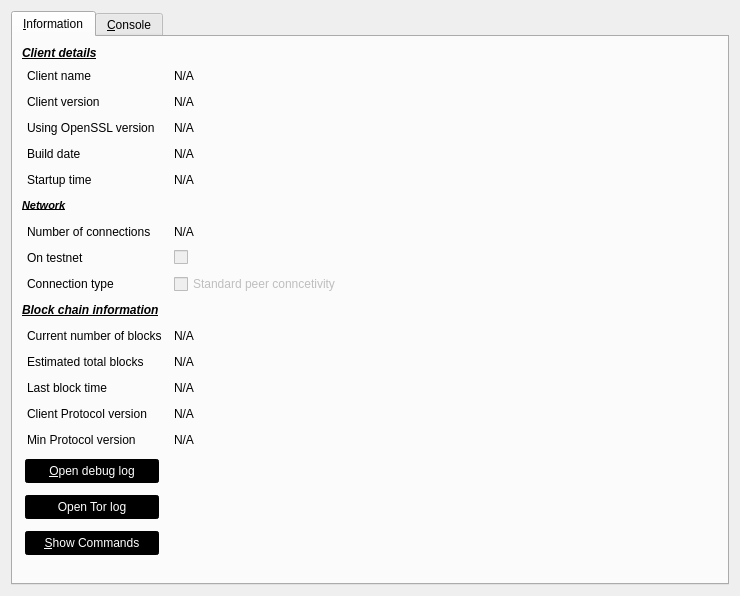
<?xml version="1.0" encoding="UTF-8"?>
<ui version="4.0">
 <class>RPCConsole</class>
 <widget class="QDialog" name="RPCConsole">
  <property name="geometry">
   <rect>
    <x>0</x>
    <y>0</y>
    <width>740</width>
    <height>596</height>
   </rect>
  </property>
  <property name="windowTitle">
   <string>CypertsCoin - Debug window</string>
  </property>
  <property name="styleSheet">
   <string notr="true">QPushButton, QToolButton {
        border: 2px solid #000000;
        border-radius: 3px;
        background-color: #000000;
        color: white;
        padding: 3px;
        margin: 3px;
}

QPushButton:checked, QToolButton:checked {
        color: #AEC6CF;
}

QPushButton:pressed, QToolButton:pressed {
        border-color: #AEC6CF;
        color: #AEC6CF;
}

QPushButton:disabled, QToolButton:disabled {
        color: #444;
        background-color: #222222;
}</string>
  </property>
  <layout class="QVBoxLayout" name="verticalLayout_2">
   <item>
    <widget class="QTabWidget" name="tabWidget">
     <property name="currentIndex">
      <number>0</number>
     </property>
     <widget class="QWidget" name="tab_info">
      <attribute name="title">
       <string>&amp;Information</string>
      </attribute>
      <layout class="QGridLayout" name="gridLayout" columnstretch="0,0,0,0,0">
       <property name="horizontalSpacing">
        <number>12</number>
       </property>
       <item row="15" column="3">
        <spacer name="horizontalSpacer_15">
         <property name="orientation">
          <enum>Qt::Horizontal</enum>
         </property>
         <property name="sizeHint" stdset="0">
          <size>
           <width>40</width>
           <height>20</height>
          </size>
         </property>
        </spacer>
       </item>
       <item row="18" column="0">
        <widget class="QPushButton" name="openTorLogfileButton">
         <property name="text">
          <string>Open Tor log</string>
         </property>
        </widget>
       </item>
       <item row="20" column="0">
        <widget class="QPushButton" name="showCLOptionsButton">
         <property name="toolTip">
          <string>Show the CypertsCoin-Qt help message to get a list with possible CypertsCoin command-line options.</string>
         </property>
         <property name="text">
          <string>&amp;Show Commands</string>
         </property>
         <property name="autoDefault">
          <bool>false</bool>
         </property>
        </widget>
       </item>
       <item row="15" column="0">
        <widget class="QLabel" name="label_15">
         <property name="text">
          <string>Min Protocol version</string>
         </property>
         <property name="indent">
          <number>5</number>
         </property>
        </widget>
       </item>
       <item row="6" column="0">
        <widget class="QLabel" name="label_11">
         <property name="font">
          <font>
           <pointsize>8</pointsize>
           <weight>50</weight>
           <bold>false</bold>
          </font>
         </property>
         <property name="text">
          <string>&lt;html&gt;&lt;head/&gt;&lt;body&gt;&lt;p&gt;&lt;span style=&quot; font-weight:600; font-style:italic; text-decoration: underline;&quot;&gt;Network&lt;/span&gt;&lt;/p&gt;&lt;/body&gt;&lt;/html&gt;</string>
         </property>
        </widget>
       </item>
       <item row="21" column="0">
        <spacer name="verticalSpacer">
         <property name="orientation">
          <enum>Qt::Vertical</enum>
         </property>
         <property name="sizeHint" stdset="0">
          <size>
           <width>20</width>
           <height>40</height>
          </size>
         </property>
        </spacer>
       </item>
       <item row="1" column="0">
        <widget class="QLabel" name="label_5">
         <property name="text">
          <string>Client name</string>
         </property>
         <property name="margin">
          <number>0</number>
         </property>
         <property name="indent">
          <number>5</number>
         </property>
        </widget>
       </item>
       <item row="13" column="0">
        <widget class="QLabel" name="label_2">
         <property name="text">
          <string>Last block time</string>
         </property>
         <property name="indent">
          <number>5</number>
         </property>
        </widget>
       </item>
       <item row="5" column="0">
        <widget class="QLabel" name="label_13">
         <property name="text">
          <string>Startup time</string>
         </property>
         <property name="indent">
          <number>5</number>
         </property>
        </widget>
       </item>
       <item row="10" column="0">
        <widget class="QLabel" name="label_10">
         <property name="font">
          <font>
           <weight>50</weight>
           <bold>false</bold>
          </font>
         </property>
         <property name="text">
          <string>&lt;html&gt;&lt;head/&gt;&lt;body&gt;&lt;p&gt;&lt;span style=&quot; font-weight:600; font-style:italic; text-decoration: underline;&quot;&gt;Block chain information&lt;/span&gt;&lt;/p&gt;&lt;/body&gt;&lt;/html&gt;</string>
         </property>
        </widget>
       </item>
       <item row="14" column="2">
        <widget class="QLabel" name="protocol_version">
         <property name="text">
          <string>N/A</string>
         </property>
        </widget>
       </item>
       <item row="20" column="3">
        <spacer name="horizontalSpacer_18">
         <property name="orientation">
          <enum>Qt::Horizontal</enum>
         </property>
         <property name="sizeHint" stdset="0">
          <size>
           <width>40</width>
           <height>20</height>
          </size>
         </property>
        </spacer>
       </item>
       <item row="4" column="3">
        <spacer name="horizontalSpacer">
         <property name="orientation">
          <enum>Qt::Horizontal</enum>
         </property>
         <property name="sizeHint" stdset="0">
          <size>
           <width>40</width>
           <height>20</height>
          </size>
         </property>
        </spacer>
       </item>
       <item row="14" column="3">
        <spacer name="horizontalSpacer_17">
         <property name="orientation">
          <enum>Qt::Horizontal</enum>
         </property>
         <property name="sizeHint" stdset="0">
          <size>
           <width>40</width>
           <height>20</height>
          </size>
         </property>
        </spacer>
       </item>
       <item row="12" column="2">
        <widget class="QLabel" name="totalBlocks">
         <property name="cursor">
          <cursorShape>IBeamCursor</cursorShape>
         </property>
         <property name="text">
          <string>N/A</string>
         </property>
         <property name="textFormat">
          <enum>Qt::PlainText</enum>
         </property>
         <property name="textInteractionFlags">
          <set>Qt::LinksAccessibleByMouse|Qt::TextSelectableByKeyboard|Qt::TextSelectableByMouse</set>
         </property>
        </widget>
       </item>
       <item row="6" column="3">
        <spacer name="horizontalSpacer_6">
         <property name="orientation">
          <enum>Qt::Horizontal</enum>
         </property>
         <property name="sizeHint" stdset="0">
          <size>
           <width>40</width>
           <height>20</height>
          </size>
         </property>
        </spacer>
       </item>
       <item row="5" column="2">
        <widget class="QLabel" name="startupTime">
         <property name="cursor">
          <cursorShape>IBeamCursor</cursorShape>
         </property>
         <property name="text">
          <string>N/A</string>
         </property>
         <property name="textFormat">
          <enum>Qt::PlainText</enum>
         </property>
         <property name="textInteractionFlags">
          <set>Qt::LinksAccessibleByMouse|Qt::TextSelectableByKeyboard|Qt::TextSelectableByMouse</set>
         </property>
        </widget>
       </item>
       <item row="14" column="0">
        <widget class="QLabel" name="lbl_PROTOCOL_VERSION">
         <property name="text">
          <string>Client Protocol version</string>
         </property>
         <property name="indent">
          <number>5</number>
         </property>
        </widget>
       </item>
       <item row="3" column="0">
        <widget class="QLabel" name="label_14">
         <property name="text">
          <string>Using OpenSSL version</string>
         </property>
         <property name="indent">
          <number>5</number>
         </property>
        </widget>
       </item>
       <item row="9" column="0">
        <widget class="QLabel" name="label_18">
         <property name="text">
          <string>Connection type</string>
         </property>
         <property name="indent">
          <number>5</number>
         </property>
        </widget>
       </item>
       <item row="11" column="0">
        <widget class="QLabel" name="label_3">
         <property name="text">
          <string>Current number of blocks</string>
         </property>
         <property name="indent">
          <number>5</number>
         </property>
        </widget>
       </item>
       <item row="8" column="2">
        <widget class="QCheckBox" name="isTestNet">
         <property name="enabled">
          <bool>false</bool>
         </property>
         <property name="minimumSize">
          <size>
           <width>338</width>
           <height>0</height>
          </size>
         </property>
         <property name="text">
          <string/>
         </property>
        </widget>
       </item>
       <item row="11" column="2">
        <widget class="QLabel" name="numberOfBlocks">
         <property name="cursor">
          <cursorShape>IBeamCursor</cursorShape>
         </property>
         <property name="text">
          <string>N/A</string>
         </property>
         <property name="textFormat">
          <enum>Qt::PlainText</enum>
         </property>
         <property name="textInteractionFlags">
          <set>Qt::LinksAccessibleByMouse|Qt::TextSelectableByKeyboard|Qt::TextSelectableByMouse</set>
         </property>
        </widget>
       </item>
       <item row="7" column="2">
        <widget class="QLabel" name="numberOfConnections">
         <property name="cursor">
          <cursorShape>IBeamCursor</cursorShape>
         </property>
         <property name="text">
          <string>N/A</string>
         </property>
         <property name="textFormat">
          <enum>Qt::PlainText</enum>
         </property>
         <property name="textInteractionFlags">
          <set>Qt::LinksAccessibleByMouse|Qt::TextSelectableByKeyboard|Qt::TextSelectableByMouse</set>
         </property>
        </widget>
       </item>
       <item row="3" column="2">
        <widget class="QLabel" name="openSSLVersion">
         <property name="cursor">
          <cursorShape>IBeamCursor</cursorShape>
         </property>
         <property name="text">
          <string>N/A</string>
         </property>
         <property name="textFormat">
          <enum>Qt::PlainText</enum>
         </property>
         <property name="textInteractionFlags">
          <set>Qt::LinksAccessibleByMouse|Qt::TextSelectableByKeyboard|Qt::TextSelectableByMouse</set>
         </property>
        </widget>
       </item>
       <item row="11" column="3">
        <spacer name="horizontalSpacer_10">
         <property name="orientation">
          <enum>Qt::Horizontal</enum>
         </property>
         <property name="sizeHint" stdset="0">
          <size>
           <width>40</width>
           <height>20</height>
          </size>
         </property>
        </spacer>
       </item>
       <item row="8" column="3">
        <spacer name="horizontalSpacer_8">
         <property name="orientation">
          <enum>Qt::Horizontal</enum>
         </property>
         <property name="sizeHint" stdset="0">
          <size>
           <width>40</width>
           <height>20</height>
          </size>
         </property>
        </spacer>
       </item>
       <item row="9" column="3">
        <spacer name="horizontalSpacer_16">
         <property name="orientation">
          <enum>Qt::Horizontal</enum>
         </property>
         <property name="sizeHint" stdset="0">
          <size>
           <width>40</width>
           <height>20</height>
          </size>
         </property>
        </spacer>
       </item>
       <item row="3" column="3">
        <spacer name="horizontalSpacer_4">
         <property name="orientation">
          <enum>Qt::Horizontal</enum>
         </property>
         <property name="sizeHint" stdset="0">
          <size>
           <width>40</width>
           <height>20</height>
          </size>
         </property>
        </spacer>
       </item>
       <item row="8" column="0">
        <widget class="QLabel" name="label_8">
         <property name="text">
          <string>On testnet</string>
         </property>
         <property name="indent">
          <number>5</number>
         </property>
        </widget>
       </item>
       <item row="0" column="0">
        <widget class="QLabel" name="label_9">
         <property name="font">
          <font>
           <weight>50</weight>
           <bold>false</bold>
          </font>
         </property>
         <property name="text">
          <string>&lt;html&gt;&lt;head/&gt;&lt;body&gt;&lt;p&gt;&lt;span style=&quot; font-weight:600; font-style:italic; text-decoration: underline;&quot;&gt;Client details&lt;/span&gt;&lt;/p&gt;&lt;/body&gt;&lt;/html&gt;</string>
         </property>
        </widget>
       </item>
       <item row="1" column="2">
        <widget class="QLabel" name="clientName">
         <property name="cursor">
          <cursorShape>IBeamCursor</cursorShape>
         </property>
         <property name="text">
          <string>N/A</string>
         </property>
         <property name="textFormat">
          <enum>Qt::PlainText</enum>
         </property>
         <property name="textInteractionFlags">
          <set>Qt::LinksAccessibleByMouse|Qt::TextSelectableByKeyboard|Qt::TextSelectableByMouse</set>
         </property>
        </widget>
       </item>
       <item row="7" column="0">
        <widget class="QLabel" name="label_7">
         <property name="text">
          <string>Number of connections</string>
         </property>
         <property name="indent">
          <number>5</number>
         </property>
        </widget>
       </item>
       <item row="4" column="2">
        <widget class="QLabel" name="buildDate">
         <property name="cursor">
          <cursorShape>IBeamCursor</cursorShape>
         </property>
         <property name="text">
          <string>N/A</string>
         </property>
         <property name="textFormat">
          <enum>Qt::PlainText</enum>
         </property>
         <property name="textInteractionFlags">
          <set>Qt::LinksAccessibleByMouse|Qt::TextSelectableByKeyboard|Qt::TextSelectableByMouse</set>
         </property>
        </widget>
       </item>
       <item row="2" column="2">
        <widget class="QLabel" name="clientVersion">
         <property name="cursor">
          <cursorShape>IBeamCursor</cursorShape>
         </property>
         <property name="text">
          <string>N/A</string>
         </property>
         <property name="textFormat">
          <enum>Qt::PlainText</enum>
         </property>
         <property name="textInteractionFlags">
          <set>Qt::LinksAccessibleByMouse|Qt::TextSelectableByKeyboard|Qt::TextSelectableByMouse</set>
         </property>
        </widget>
       </item>
       <item row="12" column="0">
        <widget class="QLabel" name="label_4">
         <property name="text">
          <string>Estimated total blocks</string>
         </property>
         <property name="indent">
          <number>5</number>
         </property>
        </widget>
       </item>
       <item row="4" column="0">
        <widget class="QLabel" name="label_12">
         <property name="text">
          <string>Build date</string>
         </property>
         <property name="indent">
          <number>5</number>
         </property>
        </widget>
       </item>
       <item row="2" column="4" rowspan="2">
        <widget class="QLabel" name="labelTorLogo">
         <property name="enabled">
          <bool>false</bool>
         </property>
         <property name="maximumSize">
          <size>
           <width>50</width>
           <height>50</height>
          </size>
         </property>
         <property name="text">
          <string/>
         </property>
         <property name="pixmap">
          <pixmap resource="../bitcoin.qrc">:/images/tor_logo</pixmap>
         </property>
         <property name="scaledContents">
          <bool>true</bool>
         </property>
        </widget>
       </item>
       <item row="16" column="0">
        <spacer name="verticalSpacer_2">
         <property name="orientation">
          <enum>Qt::Vertical</enum>
         </property>
         <property name="sizeHint" stdset="0">
          <size>
           <width>20</width>
           <height>20</height>
          </size>
         </property>
        </spacer>
       </item>
       <item row="7" column="3">
        <spacer name="horizontalSpacer_7">
         <property name="orientation">
          <enum>Qt::Horizontal</enum>
         </property>
         <property name="sizeHint" stdset="0">
          <size>
           <width>40</width>
           <height>20</height>
          </size>
         </property>
        </spacer>
       </item>
       <item row="10" column="3">
        <spacer name="horizontalSpacer_9">
         <property name="orientation">
          <enum>Qt::Horizontal</enum>
         </property>
         <property name="sizeHint" stdset="0">
          <size>
           <width>40</width>
           <height>20</height>
          </size>
         </property>
        </spacer>
       </item>
       <item row="17" column="3">
        <spacer name="horizontalSpacer_13">
         <property name="orientation">
          <enum>Qt::Horizontal</enum>
         </property>
         <property name="sizeHint" stdset="0">
          <size>
           <width>40</width>
           <height>20</height>
          </size>
         </property>
        </spacer>
       </item>
       <item row="2" column="0">
        <widget class="QLabel" name="label_6">
         <property name="text">
          <string>Client version</string>
         </property>
         <property name="indent">
          <number>5</number>
         </property>
        </widget>
       </item>
       <item row="2" column="3">
        <spacer name="horizontalSpacer_3">
         <property name="orientation">
          <enum>Qt::Horizontal</enum>
         </property>
         <property name="sizeHint" stdset="0">
          <size>
           <width>40</width>
           <height>20</height>
          </size>
         </property>
        </spacer>
       </item>
       <item row="1" column="3">
        <spacer name="horizontalSpacer_2">
         <property name="orientation">
          <enum>Qt::Horizontal</enum>
         </property>
         <property name="sizeHint" stdset="0">
          <size>
           <width>40</width>
           <height>20</height>
          </size>
         </property>
        </spacer>
       </item>
       <item row="13" column="2">
        <widget class="QLabel" name="lastBlockTime">
         <property name="cursor">
          <cursorShape>IBeamCursor</cursorShape>
         </property>
         <property name="text">
          <string>N/A</string>
         </property>
         <property name="textFormat">
          <enum>Qt::PlainText</enum>
         </property>
         <property name="textInteractionFlags">
          <set>Qt::LinksAccessibleByMouse|Qt::TextSelectableByKeyboard|Qt::TextSelectableByMouse</set>
         </property>
        </widget>
       </item>
       <item row="17" column="0">
        <widget class="QPushButton" name="openDebugLogfileButton">
         <property name="toolTip">
          <string>Open the CypertsCoin debug log file from the current data directory. This can take a few seconds for large log files.</string>
         </property>
         <property name="text">
          <string>&amp;Open debug log</string>
         </property>
         <property name="autoDefault">
          <bool>false</bool>
         </property>
        </widget>
       </item>
       <item row="13" column="3">
        <spacer name="horizontalSpacer_12">
         <property name="orientation">
          <enum>Qt::Horizontal</enum>
         </property>
         <property name="sizeHint" stdset="0">
          <size>
           <width>40</width>
           <height>20</height>
          </size>
         </property>
        </spacer>
       </item>
       <item row="12" column="3">
        <spacer name="horizontalSpacer_11">
         <property name="orientation">
          <enum>Qt::Horizontal</enum>
         </property>
         <property name="sizeHint" stdset="0">
          <size>
           <width>40</width>
           <height>20</height>
          </size>
         </property>
        </spacer>
       </item>
       <item row="18" column="3">
        <spacer name="horizontalSpacer_14">
         <property name="orientation">
          <enum>Qt::Horizontal</enum>
         </property>
         <property name="sizeHint" stdset="0">
          <size>
           <width>40</width>
           <height>20</height>
          </size>
         </property>
        </spacer>
       </item>
       <item row="9" column="2">
        <widget class="QCheckBox" name="isTorProxy">
         <property name="enabled">
          <bool>false</bool>
         </property>
         <property name="text">
          <string>Standard peer conncetivity</string>
         </property>
        </widget>
       </item>
       <item row="5" column="3">
        <spacer name="horizontalSpacer_5">
         <property name="orientation">
          <enum>Qt::Horizontal</enum>
         </property>
         <property name="sizeHint" stdset="0">
          <size>
           <width>40</width>
           <height>20</height>
          </size>
         </property>
        </spacer>
       </item>
       <item row="15" column="2">
        <widget class="QLabel" name="min_protocol_version">
         <property name="text">
          <string>N/A</string>
         </property>
        </widget>
       </item>
      </layout>
     </widget>
     <widget class="QWidget" name="tab_console">
      <attribute name="title">
       <string>&amp;Console</string>
      </attribute>
      <layout class="QVBoxLayout" name="verticalLayout_3">
       <property name="spacing">
        <number>3</number>
       </property>
       <item>
        <widget class="QTextEdit" name="messagesWidget">
         <property name="minimumSize">
          <size>
           <width>0</width>
           <height>100</height>
          </size>
         </property>
         <property name="readOnly">
          <bool>true</bool>
         </property>
         <property name="tabKeyNavigation" stdset="0">
          <bool>false</bool>
         </property>
         <property name="columnCount" stdset="0">
          <number>2</number>
         </property>
        </widget>
       </item>
       <item>
        <layout class="QHBoxLayout" name="horizontalLayout">
         <property name="spacing">
          <number>3</number>
         </property>
         <item>
          <widget class="QLabel" name="label">
           <property name="text">
            <string notr="true">&gt;</string>
           </property>
          </widget>
         </item>
         <item>
          <widget class="QLineEdit" name="lineEdit"/>
         </item>
         <item>
          <widget class="QPushButton" name="clearButton">
           <property name="maximumSize">
            <size>
             <width>24</width>
             <height>24</height>
            </size>
           </property>
           <property name="toolTip">
            <string>Clear console</string>
           </property>
           <property name="text">
            <string/>
           </property>
           <property name="icon">
            <iconset resource="../bitcoin.qrc">
             <normaloff>:/icons/remove</normaloff>:/icons/remove</iconset>
           </property>
           <property name="shortcut">
            <string notr="true">Ctrl+L</string>
           </property>
           <property name="autoDefault">
            <bool>false</bool>
           </property>
          </widget>
         </item>
        </layout>
       </item>
      </layout>
     </widget>
    </widget>
   </item>
  </layout>
 </widget>
 <resources>
  <include location="../bitcoin.qrc"/>
 </resources>
 <connections/>
</ui>
